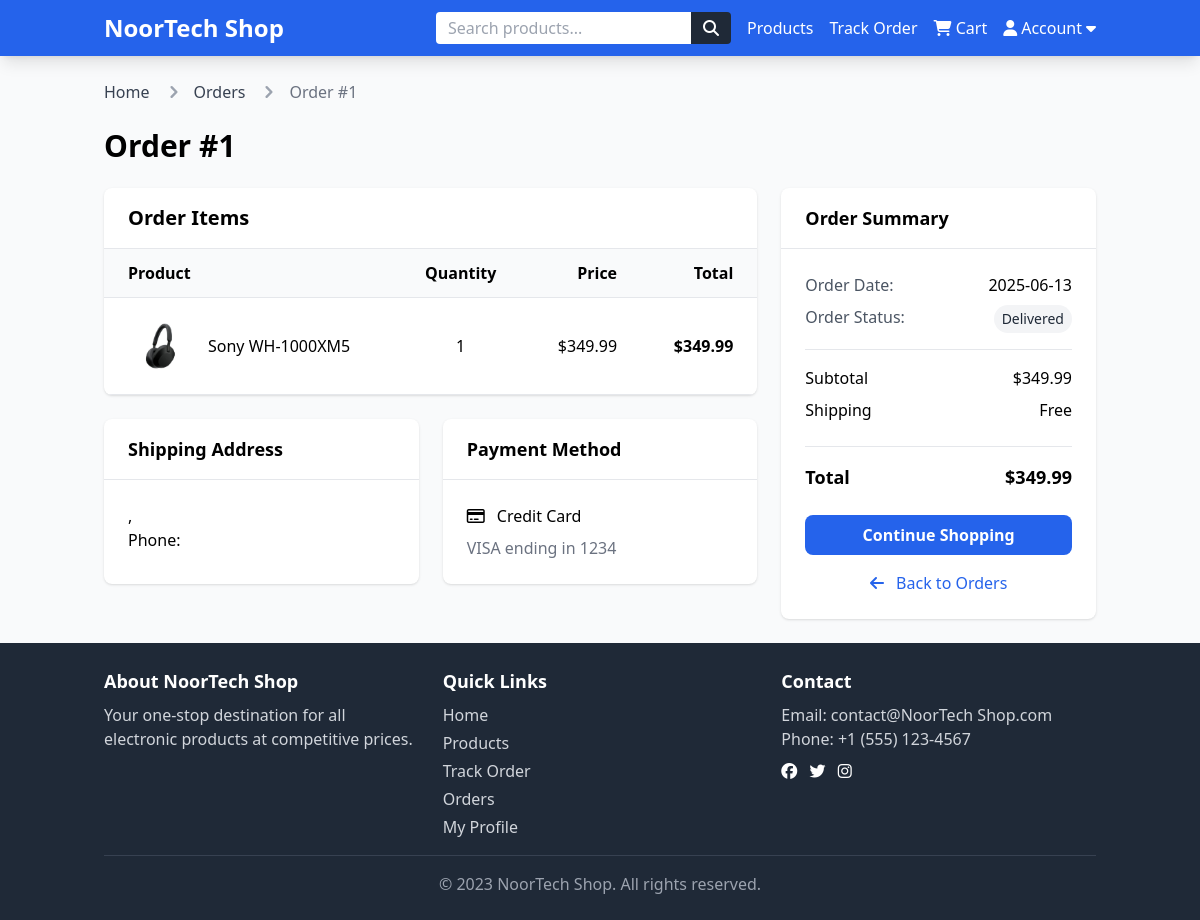
The page /order/1 (signed in) on the database its author committed.
### tables this page shows
CREATE TABLE orders (
            id INTEGER PRIMARY KEY AUTOINCREMENT,
            user_id INTEGER,
            order_date TIMESTAMP,
            total_amount REAL NOT NULL,
            status TEXT NOT NULL,
            shipping_info TEXT,
            FOREIGN KEY (user_id) REFERENCES users (id)
        );

CREATE TABLE order_items (
            id INTEGER PRIMARY KEY AUTOINCREMENT,
            order_id INTEGER,
            product_id INTEGER,
            quantity INTEGER NOT NULL,
            price REAL NOT NULL,
            FOREIGN KEY (order_id) REFERENCES orders (id),
            FOREIGN KEY (product_id) REFERENCES products (id)
        );

CREATE TABLE products (
            id INTEGER PRIMARY KEY AUTOINCREMENT,
            name TEXT NOT NULL,
            description TEXT,
            price REAL NOT NULL,
            stock INTEGER NOT NULL,
            image_url TEXT,
            category_id INTEGER,
            FOREIGN KEY (category_id) REFERENCES categories (id)
        );

### app.py (the view)
@app.route('/order/<int:order_id>')
@login_required
def order_detail(order_id):
    conn = get_db_connection()
    order = conn.execute('''
    SELECT * FROM orders WHERE id = ? AND user_id = ?
    ''', (order_id, current_user.id)).fetchone()
    if not order:
        conn.close()
        flash('Order not found', 'error')
        return redirect(url_for('orders'))
    order_items = conn.execute('''
    SELECT oi.*, p.name, p.image_url
    FROM order_items oi
    JOIN products p ON oi.product_id = p.id
    WHERE oi.order_id = ?
    ''', (order_id,)).fetchall()
    conn.close()
    return render_template('order_detail.html', order=order, order_items=order_items)

### app.py (called while the page is built)
@app.template_filter('tojson')
def to_json(value):
    return json.dumps(value)

@app.template_filter('fromjson')
def from_json(value):
    return json.loads(value)

def get_db_connection():
    conn = sqlite3.connect(app.config['DATABASE'])
    conn.row_factory = sqlite3.Row
    return conn

@login_manager.user_loader
def load_user(user_id):
    conn = get_db_connection()
    user_data = conn.execute('SELECT * FROM users WHERE id = ?', (user_id,)).fetchone()
    if user_data is None:
        conn.close()
        return None
    profile_data = conn.execute('SELECT * FROM user_profiles WHERE user_id = ?', (user_id,)).fetchone()
    conn.close()
    profile = dict(profile_data) if profile_data else None
    return User(
        id=user_data['id'],
        username=user_data['username'],
        email=user_data['email'],
        password_hash=user_data['password_hash'],
        profile=profile
    )

### templates/order_detail.html (shortened to what this page needs)
{% extends "base.html" %}
{% block content %}
    <div class="mb-6">
        <nav class="flex" aria-label="Breadcrumb">
            <ol class="inline-flex items-center space-x-1 md:space-x-3">
                <li class="inline-flex items-center">
                    <a href="{{ url_for('home') }}" class="text-gray-700 hover:text-blue-600">Home</a>
                </li>
                <li>
                    <div class="flex items-center">
                        <svg class="w-6 h-6 text-gray-400" fill="currentColor" viewBox="0 0 20 20" xmlns="http://www.w3.org/2000/svg">
                            <path fill-rule="evenodd" d="M7.293 14.707a1 1 0 010-1.414L10.586 10 7.293 6.707a1 1 0 011.414-1.414l4 4a1 1 0 010 1.414l-4 4a1 1 0 01-1.414 0z" clip-rule="evenodd"></path>
                        </svg>
                        <a href="{{ url_for('order_history') }}" class="ml-1 text-gray-700 hover:text-blue-600 md:ml-2">Orders</a>
                    </div>
                </li>
                <li aria-current="page">
                    <div class="flex items-center">
                        <svg class="w-6 h-6 text-gray-400" fill="currentColor" viewBox="0 0 20 20" xmlns="http://www.w3.org/2000/svg">
                            <path fill-rule="evenodd" d="M7.293 14.707a1 1 0 010-1.414L10.586 10 7.293 6.707a1 1 0 011.414-1.414l4 4a1 1 0 010 1.414l-4 4a1 1 0 01-1.414 0z" clip-rule="evenodd"></path>
                        </svg>
                        <span class="ml-1 text-gray-500 md:ml-2">Order #{{ order.id }}</span>
                    </div>
                </li>
            </ol>
        </nav>
    </div>
    <h1 class="text-3xl font-bold mb-6">Order #{{ order.id }}</h1>
    <div class="grid grid-cols-1 lg:grid-cols-3 gap-6">
        <div class="lg:col-span-2">
            <div class="bg-white rounded-lg shadow overflow-hidden mb-6">
                <div class="border-b px-6 py-4">
                    <h2 class="text-xl font-bold">Order Items</h2>
                </div>
                <div class="overflow-hidden">
                    <table class="w-full">
                        <thead class="bg-gray-50 border-b">
                            <tr>
                                <th class="py-3 px-6 text-left">Product</th>
                                <th class="py-3 px-6 text-center">Quantity</th>
                                <th class="py-3 px-6 text-right">Price</th>
                                <th class="py-3 px-6 text-right">Total</th>
                            </tr>
                        </thead>
                        <tbody>
                            {% for item in order_items %}
                                <tr class="border-b">
                                    <td class="py-4 px-6">
                                        <div class="flex items-center">
                                            <img src="{{ item.image_url }}" alt="{{ item.name }}"
                                                 class="h-16 w-16 object-contain mr-4"
                                                 onerror="this.src='static/images/placeholder.jpg'">
                                            <a href="{{ url_for('product_detail', product_id=item.product_id) }}" class="hover:text-blue-600">
                                                {{ item.name }}
                                            </a>
                                        </div>
                                    </td>
                                    <td class="py-4 px-6 text-center">{{ item.quantity }}</td>
                                    <td class="py-4 px-6 text-right">${{ "%.2f"|format(item.price) }}</td>
                                    <td class="py-4 px-6 text-right font-semibold">${{ "%.2f"|format(item.price * item.quantity) }}</td>
                                </tr>
                            {% endfor %}
                        </tbody>
                    </table>
                </div>
            </div>
            <div class="grid grid-cols-1 md:grid-cols-2 gap-6">
                <div class="bg-white rounded-lg shadow overflow-hidden">
                    <div class="border-b px-6 py-4">
                        <h2 class="text-lg font-semibold">Shipping Address</h2>
                    </div>
                    <div class="p-6">
                        {% if order.shipping_info %}
                            {% set shipping = order.shipping_info|tojson|fromjson %}
                            <p>{{ shipping.city }}, {{ shipping.state }} {{ shipping.zip }}</p>
                            <p>Phone: {{ shipping.phone }}</p>
                        {% else %}
                            <p>{{ current_user.username }}</p>
                            <p>Shipping information not available</p>
                        {% endif %}
                    </div>
                </div>
                <div class="bg-white rounded-lg shadow overflow-hidden">
                    <div class="border-b px-6 py-4">
                        <h2 class="text-lg font-semibold">Payment Method</h2>
                    </div>
                    <div class="p-6">
                        <p><i class="far fa-credit-card mr-2"></i> Credit Card</p>
                        <p class="text-gray-500 mt-2">VISA ending in 1234</p>
                    </div>
                </div>
            </div>
        </div>
        <div>
            <div class="bg-white rounded-lg shadow overflow-hidden">
                <div class="border-b px-6 py-4">
                    <h2 class="text-lg font-semibold">Order Summary</h2>
                </div>
                <div class="p-6">
                    <div class="flex justify-between mb-2">
                        <span class="text-gray-600">Order Date:</span>
                        <span>{{ order.order_date.split('T')[0] }}</span>
                    </div>
                    <div class="flex justify-between mb-2">
                        <span class="text-gray-600">Order Status:</span>
                        <span class="px-2 py-1 rounded-full text-sm {% if order.status == 'Pending' %}bg-blue-100 text-blue-800
                                     {% elif order.status == 'Shipped' %}bg-green-100 text-green-800
                                     {% elif order.status == 'Delivered' %}bg-gray-100 text-gray-800
                                     {% else %}bg-yellow-100 text-yellow-800{% endif %}">
                            {{ order.status }}
                        </span>
                    </div>
                    <div class="border-t border-b py-4 my-4">
                        <div class="flex justify-between mb-2">
                            <span>Subtotal</span>
                            <span>${{ "%.2f"|format(order.total_amount) }}</span>
                        </div>
                        <div class="flex justify-between mb-2">
                            <span>Shipping</span>
                            <span>{% if order.total_amount > 50 %}Free{% else %}$5.00{% endif %}</span>
                        </div>
                    </div>
                    <div class="flex justify-between font-bold text-lg">
                        <span>Total</span>
                        <span>${{ "%.2f"|format(order.total_amount) }}</span>
                    </div>
                    <div class="mt-6">
                        <a href="{{ url_for('products') }}" class="block text-center bg-blue-600 text-white font-semibold py-2 rounded-lg hover:bg-blue-700 transition duration-300 mb-4">
                            Continue Shopping
                        </a>
                        <a href="{{ url_for('order_history') }}" class="block text-center text-blue-600 hover:underline">
                            <i class="fas fa-arrow-left mr-2"></i> Back to Orders
                        </a>
                    </div>
                </div>
            </div>
        </div>
    </div>
{% endblock %}

### rows shown on the page
orders: id "1", order_date "2025-06-13", status "Delivered", total_amount "349.99"
order_items: image_url (picture), name "Sony WH-1000XM5", quantity "1", price "349.99", item.price*item.quantity "349.99"

### other values the page prints
{{ now.year if now else '2023' }} "2023"
